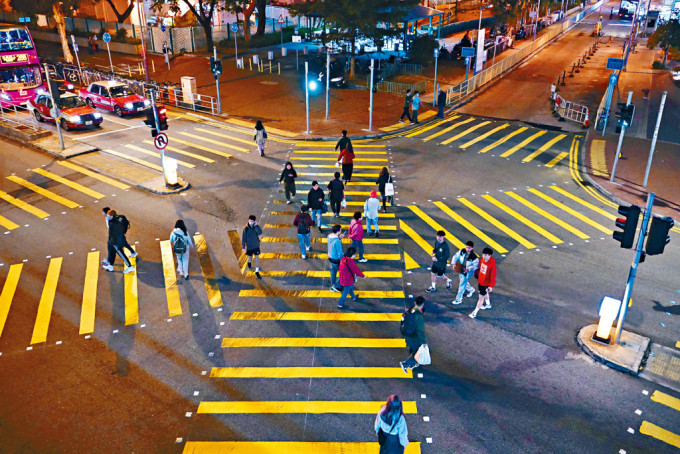
#> input picture Img/People/2.jpg, 680 x 454 px, found by its file name
$ jupyter execute '5-OpenCV 行人偵測.ipynb'
#> lines starting #> are read from the running program, lines starting #| are printed output that depends on the picture; after the words box and inside, x2 and y2 are one past the last pixel; in counts of white or black regions, pixels touching at a corner belong together
##### OpenCV 行人偵測
這篇教學會介紹使用 OpenCV，搭配人體特徵模型，偵測影像中的行人，並透過繪製形狀的方式，使用方框標記偵測到的行人，實現類似 AI 影像辨識的效果。

因為程式中的 OpenCV 會需要使用鏡頭或 GPU，所以請使用本機環境或使用 Anaconda Jupyter 進行實作，\
並安裝 OpenCV 函式庫 ( 參考：[OpenCV 函式庫](https://steam.oxxostudio.tw/category/python/ai/opencv.html) )。

##### 下載行人特徵模型
OpenCV 的官方 Github 提供了許多訓練好的特徵模型，從下方網址下載人體特徵模型，下載後將 xml 檔案和 Python 的程式檔放在同一層目錄下。

[OpenCV 官方 Github](https://github.com/opencv/opencv/tree/4.x/data)\
[人體特徵模型](haarcascade_fullbody.xml)

##### 偵測影像中的行人
下方的例子執行後，會偵測影像中的行人，並透過繪製形狀的方式，使用方框標記偵測到的行人，如果有發生偵測到不是行人的形狀，可以調整 scaleFactor 和 minNeighbors 參數再重新偵測。

* 參考：cvtcolor() 色彩轉換、rectangle() 畫四邊形、for 迴圈

[cell 1]
import cv2

# 讀取街道影像
img = cv2.imread(r'Img/people/2.jpg')
#> img is the input picture: shape (454, 680, 3); mean B, G, R 88.6, 106.1, 125

# 將影像轉換成灰階影像
gray = cv2.cvtColor(img, cv2.COLOR_BGR2GRAY)
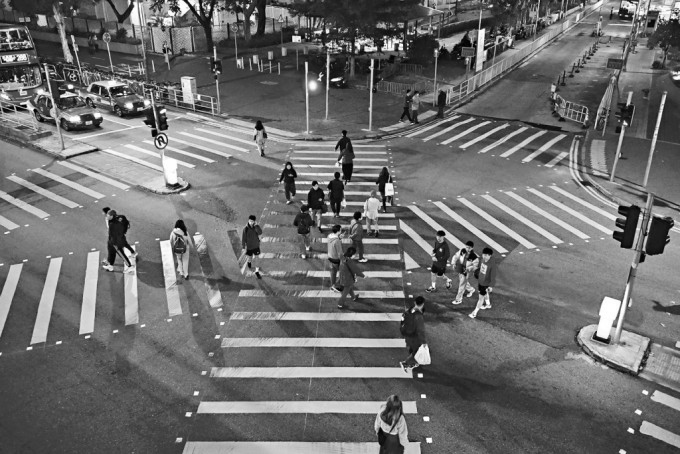
#> gray: shape (454, 680); min 0, max 255, mean 109.8

# 讀取人體偵測模型
car = cv2.CascadeClassifier(r"Model/5/haarcascade_fullbody.xml")

# 使用中值模糊去除雜訊，參數 5 表示模糊程度
gray = cv2.medianBlur(gray, 1)

# 偵測行人，參數 1.1 表示每次圖像尺寸減少的比例，3 表示每個目標至少要檢測到幾次才算是真的目標
cars = car.detectMultiScale(gray, 1.1, 1)
#> cars = [[275, 152, 27, 54], [164, 222, 28, 58], [318, 164, 32, 63], [286, 195, 32, 63], [137, 90, 40, 80], [233, 204, 36, 73], [315, 198, 68, 136]]

# 繪製偵測到的行人外框
for (x, y, w, h) in cars:
    # 繪製矩形，參數 (x, y) 是矩形的左上角座標，(x+w, y+h) 是矩形的右下角座標，(0, 255, 0) 是矩形的顏色，2 是矩形的線條寬度
    cv2.rectangle(img, (x, y), (x+w, y+h), (0, 255, 0), 2)
#> this loop made 7 passes
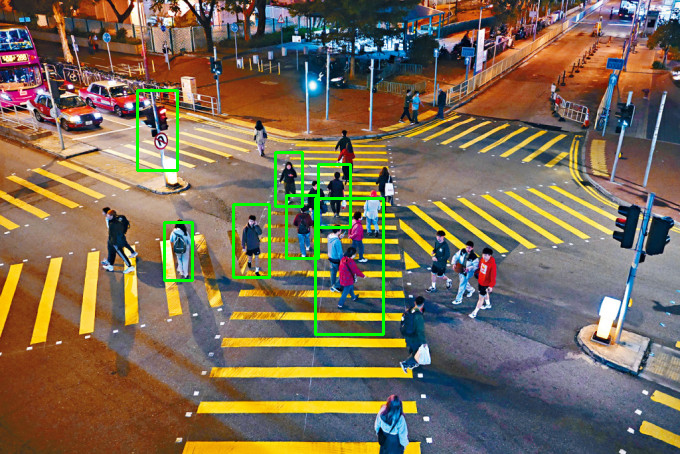
#> img: shape (454, 680, 3); 1.48% of pixels changed, all inside (x1, y1, x2, y2) = (136, 89, 385, 336)

# 顯示影像
cv2.imshow('oxxostudio', img)

# 按下任意鍵停止
cv2.waitKey(0)
cv2.destroyAllWindows()

$ run again, with Img/People/1.jpg copied over Img/People/2.jpg
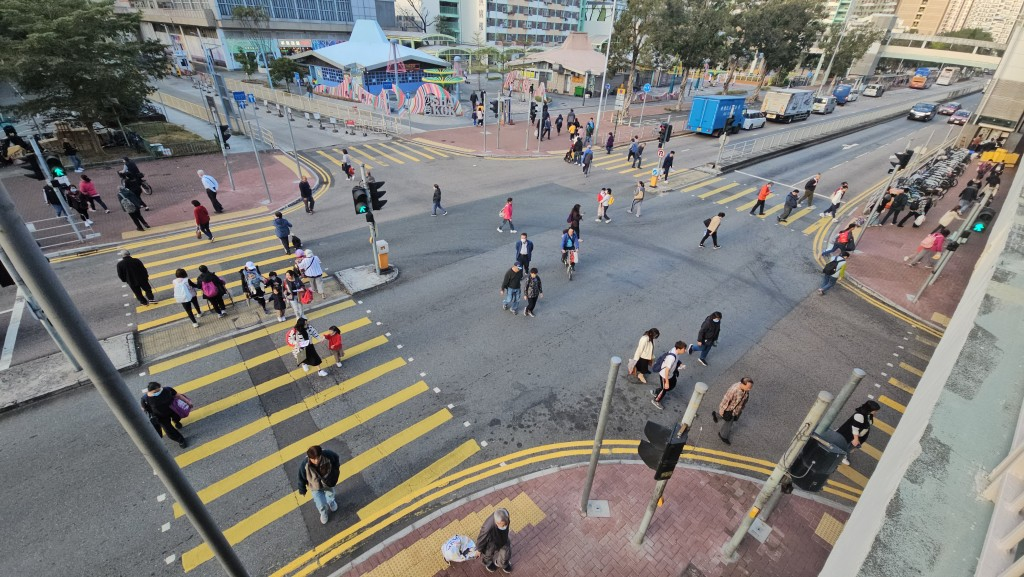
#> input picture Img/People/1.jpg, 1024 x 577 px, found by its file name
#> img is the input picture: shape (577, 1024, 3); mean B, G, R 122.4, 125.5, 126.9
#> `gray = cv2.cvtColor(img, cv2.COLOR_BGR2GRAY)`:
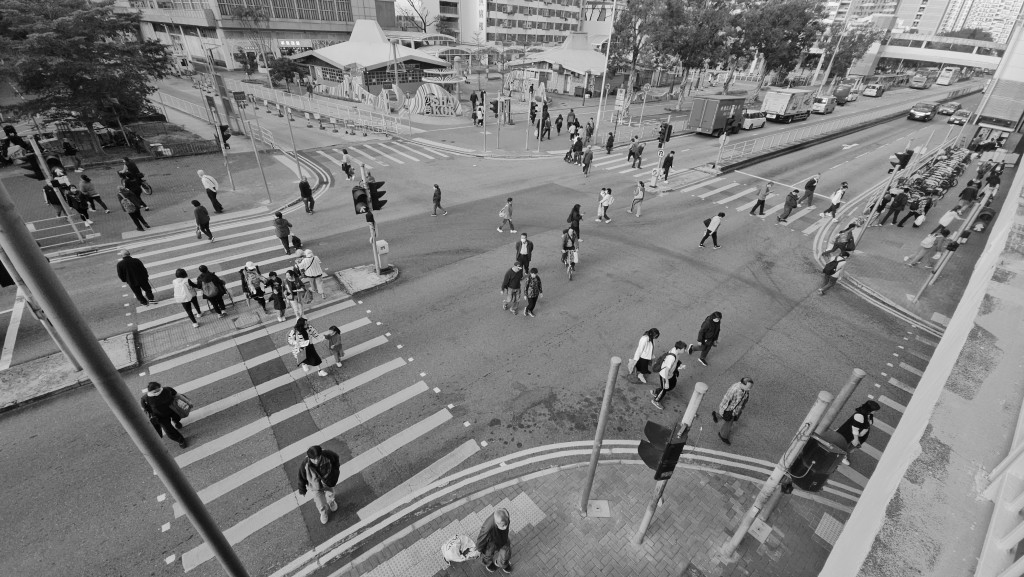
#> gray: shape (577, 1024); min 0, max 254, mean 125.5
#> cars = [[578, 149, 16, 31], [529, 97, 29, 59], [691, 308, 32, 64], [250, 131, 33, 66], [416, 142, 42, 84], [448, 43, 50, 102], [483, 220, 78, 155], [617, 380, 81, 162]]
#> the loop `for (x, y, w, h) in cars:` made 8 passes
#> after the loop `for (x, y, w, h) in cars:`:
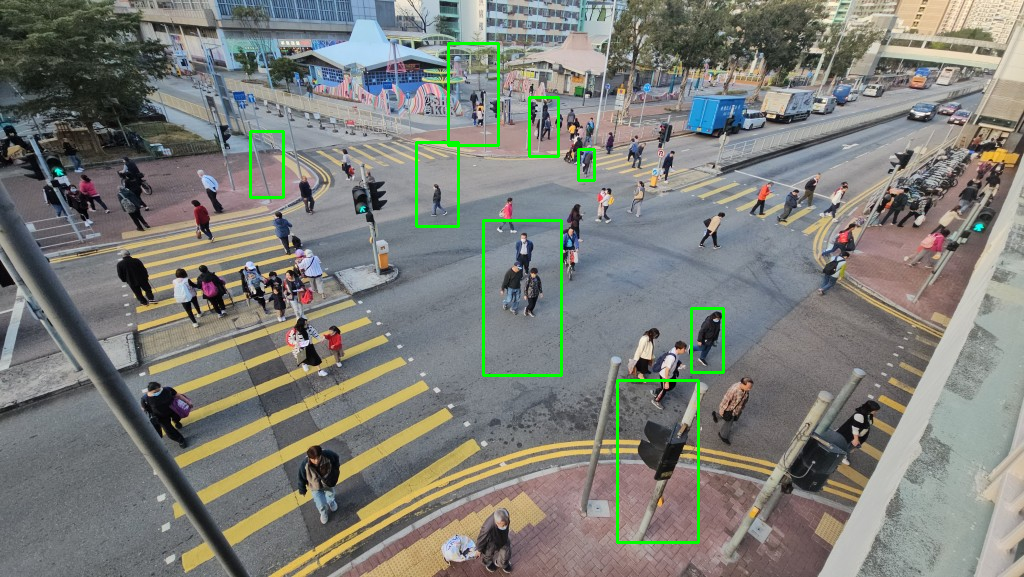
#> img: shape (577, 1024, 3); 1.09% of pixels changed, all inside (x1, y1, x2, y2) = (249, 42, 725, 544)
